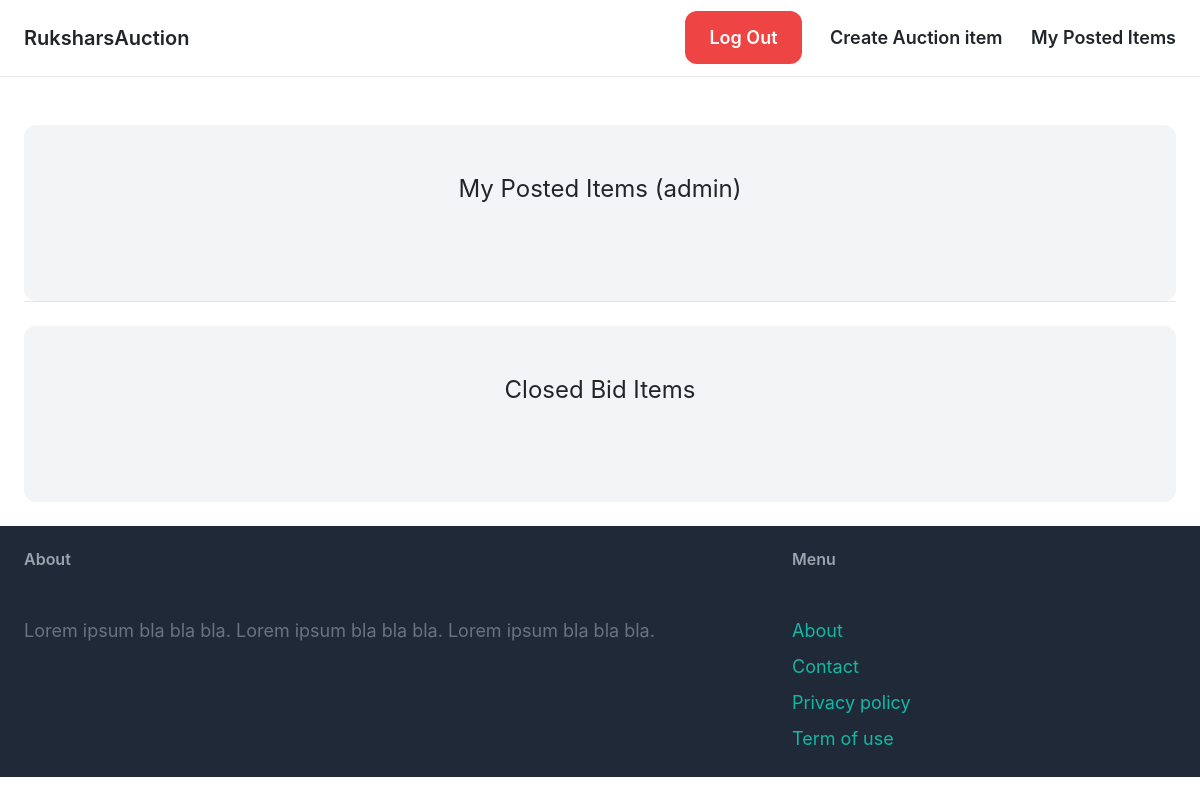
Before: /dashboard/ (signed in) with the older database file.
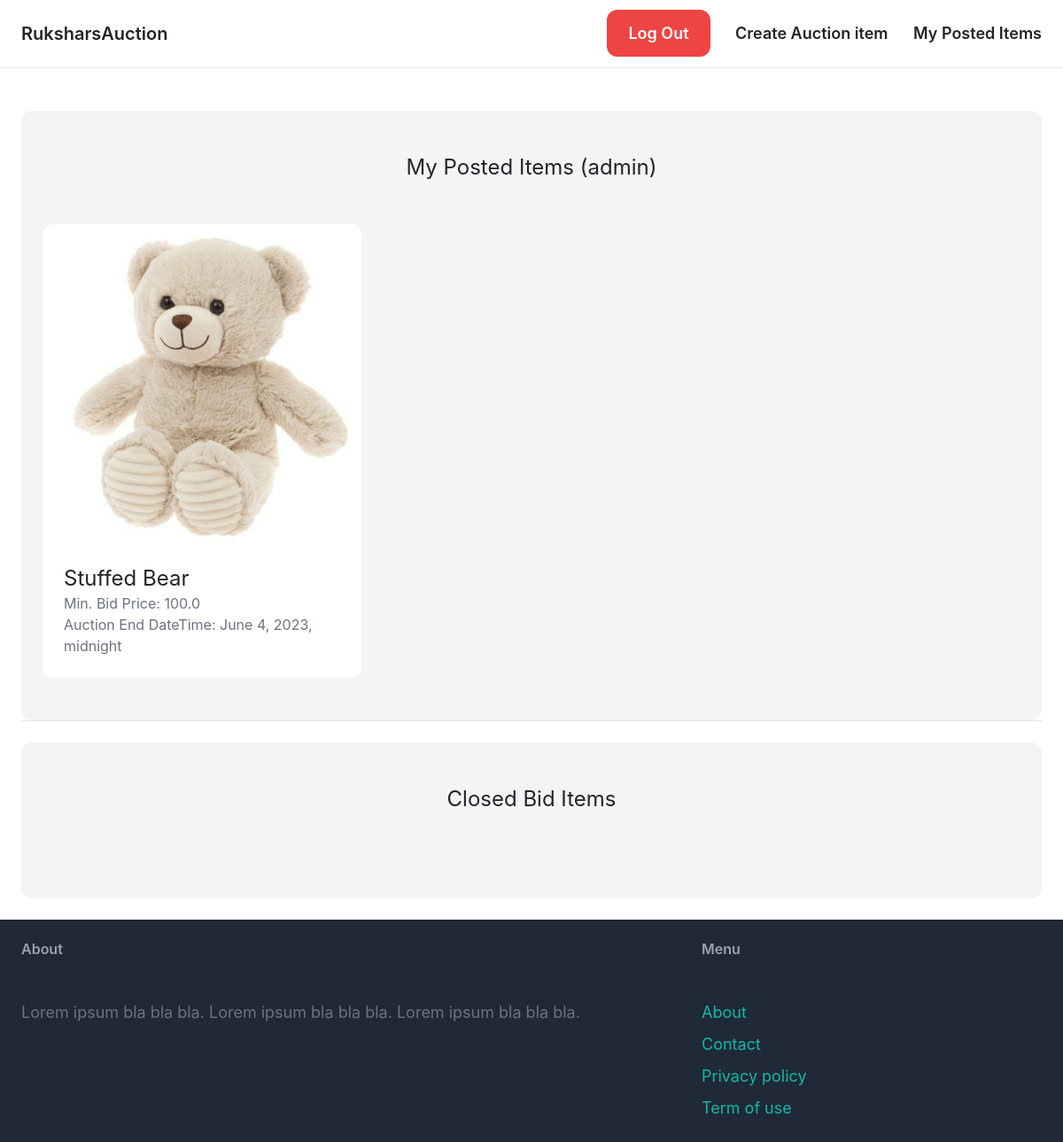
After: the same page with the newer database file.
### item/models.py (models this page shows, shortened)
class Item(models.Model):
    name = models.CharField(max_length=255)
    description = models.TextField(blank=True, null=True)
    minimum_bid_price = models.FloatField()
    image = models.ImageField(upload_to='item_images',blank=True, null=True)
    is_bid_close = models.BooleanField(default=False)
    created_by = models.ForeignKey(CustomUser, related_name='items', on_delete=models.CASCADE)
    created_at = models.DateTimeField(auto_now_add=True)
    auction_end_datetime = models.DateTimeField()

### dashboard/views.py (the view)
# urls.py: path('', views.index, name='index'),
@login_required
def index(request):
    items_need_to_close_bid= Item.objects.filter(is_bid_close=False,created_by=request.user, auction_end_datetime__lte=timezone.now())
    print('Items whose bids are now closing:')
    for item in items_need_to_close_bid:
        print(item.name)
        item.is_bid_close = True #closing the bid
        item.save()
    items_bid_open = Item.objects.filter(is_bid_close=False, created_by=request.user).order_by('-auction_end_datetime')
    items_bid_close = Item.objects.filter(is_bid_close=True, created_by=request.user)
    return render(request, 'dashboard/index.html', {
        'items_bid_open': items_bid_open,
        'items_bid_close': items_bid_close,
    })

### dashboard/templates/dashboard/index.html (shortened to what this page needs)
{% extends 'core/base.html' %}
{% block content %}
    <div class="mt-6 px-6 py-12 bg-gray-100 rounded-xl">
        <h2 class="mb-12 text-2xl text-center">My Posted Items ({{ request.user.username }})</h2>
        <div class="grid grid-cols-3 gap-3">
            {% for item in items_bid_open %}
                <div>
                    <a href="{% url 'item:detail' item.id %}">
                        <div>
                            <img src="{{ item.image.url }}" class="rounded-t-xl">
                        </div>
                        <div class="p-6 bg-white rounded-b-xl">
                            <h2 class="text-2xl">{{ item.name }}</h2>
                            <p class="text-gray-500">Min. Bid Price: {{ item.minimum_bid_price }}</p>
                            <p class="text-gray-500">Auction End DateTime: {{ item.auction_end_datetime }}</p>
                        </div>
                    </a>
                </div>
            {% endfor %}
        </div>
    </div>
    <hr>
    <div class="mt-6 px-6 py-12 bg-gray-100 rounded-xl">
        <h2 class="mb-12 text-2xl text-center">Closed Bid Items</h2>
    </div>
{% endblock %}

Changed rows visible on the page:
added Item: image (picture), name "Stuffed Bear", minimum_bid_price "100.0", auction_end_datetime "June 4, 2023, midnight"
